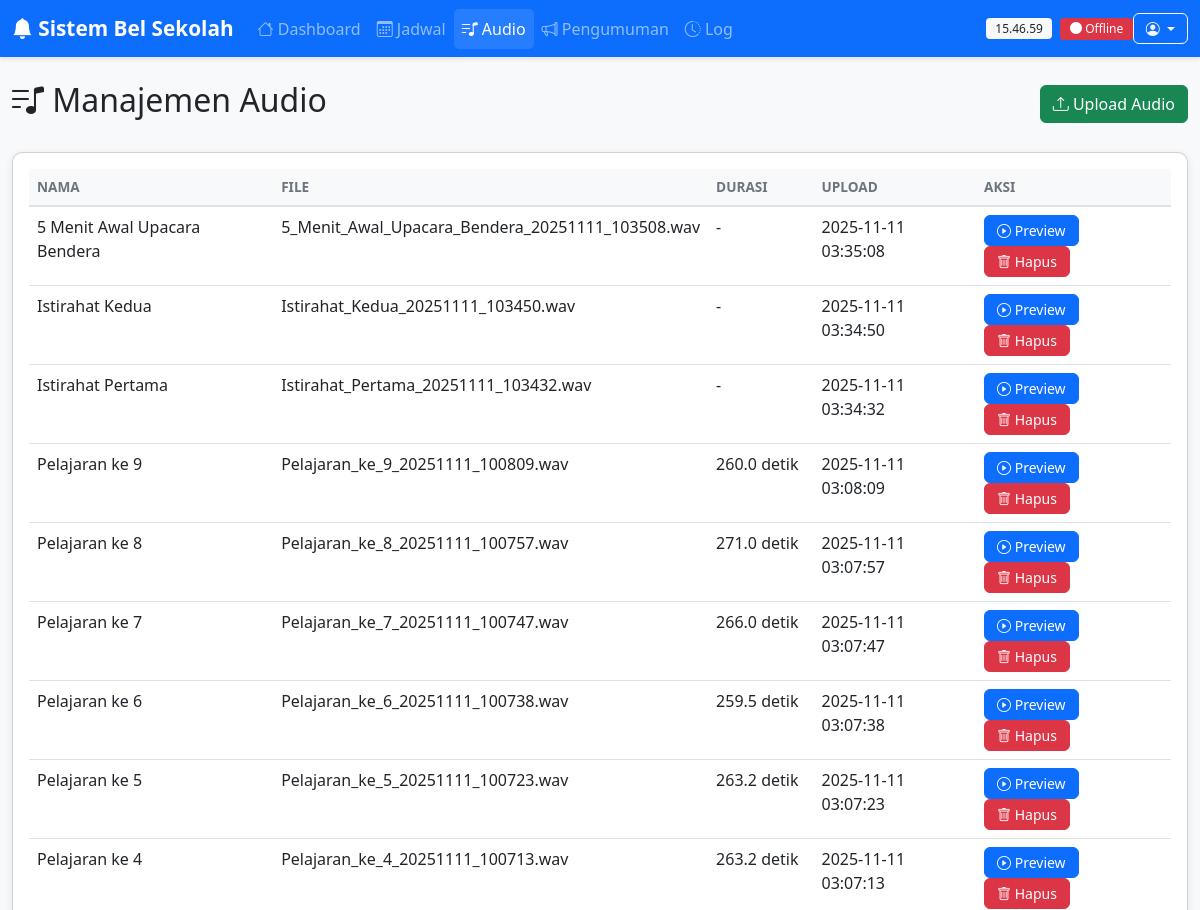
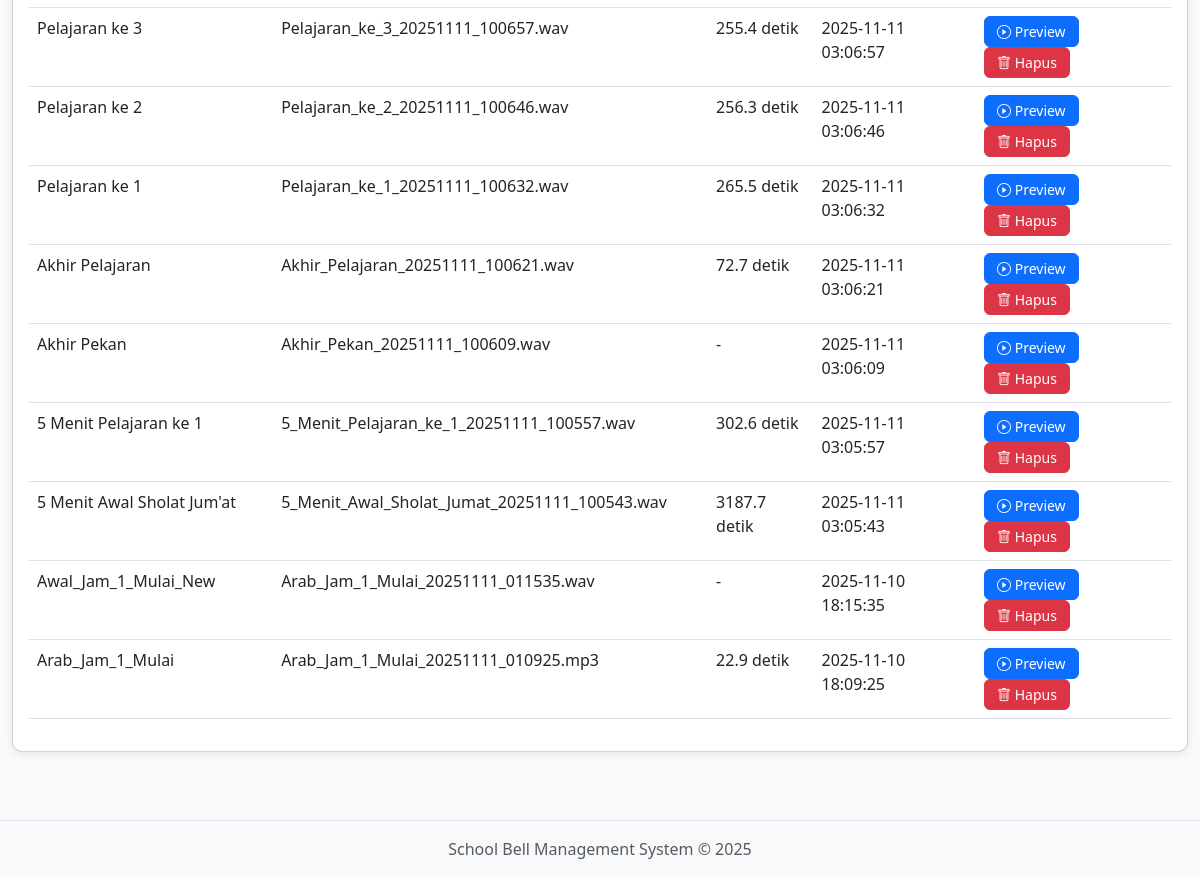
The page /audio on the database its author committed (2 pictures, top to bottom).
### tables this page shows
CREATE TABLE audio_files (
            id INTEGER PRIMARY KEY AUTOINCREMENT,
            filename TEXT NOT NULL UNIQUE,
            display_name TEXT NOT NULL,
            file_path TEXT NOT NULL,
            duration REAL,
            uploaded_at TIMESTAMP DEFAULT CURRENT_TIMESTAMP
        );

### app.py (the view)
@app.route('/audio')
def audio_page():
    audio_files = database.get_all_audio_files()
    return render_template('audio.html', audio_files=audio_files)

### database.py (called while the page is built)
def get_db_connection():
    conn = sqlite3.connect(DATABASE_PATH)
    conn.row_factory = sqlite3.Row  # Agar hasil query bisa diakses seperti dictionary
    return conn

def get_all_audio_files():
    conn = get_db_connection()
    audio_files = conn.execute('SELECT * FROM audio_files ORDER BY uploaded_at DESC').fetchall()
    conn.close()
    return audio_files

### templates/audio.html (shortened to what this page needs)
{% extends "base.html" %}
{% block content %}
<div class="row">
    <div class="col-12">
        <div class="d-flex justify-content-between align-items-center mb-4">
            <h2>
                <i class="bi bi-music-note-list"></i> Manajemen Audio
            </h2>
            <button class="btn btn-success" data-bs-toggle="modal" data-bs-target="#uploadAudioModal">
                <i class="bi bi-upload"></i> Upload Audio
            </button>
        </div>
    </div>
</div>
<div class="row">
    <div class="col-12">
        <div class="card">
            <div class="card-body">
                <div class="table-responsive">
                    <table class="table table-hover">
                        <thead class="table-light">
                            <tr>
                                <th>Nama</th>
                                <th>File</th>
                                <th>Durasi</th>
                                <th>Upload</th>
                                <th>Aksi</th>
                            </tr>
                        </thead>
                        <tbody>
                            {% for audio in audio_files %}
                            <tr>
                                <td>{{ audio.display_name }}</td>
                                <td>{{ audio.filename }}</td>
                                <td>
                                    {% if audio.duration %}
                                    {{ "%.1f"|format(audio.duration) }} detik
                                    {% else %}
                                    -
                                    {% endif %}
                                </td>
                                <td>{{ audio.uploaded_at }}</td>
                                <td>
                                    <button class="btn btn-sm btn-primary" onclick="previewAudio('{{ audio.filename }}')">
                                        <i class="bi bi-play-circle"></i> Preview
                                    </button>
                                    <button class="btn btn-sm btn-danger" onclick="deleteAudio({{ audio.id }}, '{{ audio.display_name }}')">
                                        <i class="bi bi-trash"></i> Hapus
                                    </button>
                                </td>
                            </tr>
                            {% else %}
                            <tr>
                                <td colspan="5" class="text-center text-muted">
                                    Belum ada file audio. Klik "Upload Audio" untuk menambahkan file.
                                </td>
                            </tr>
                            {% endfor %}
                        </tbody>
                    </table>
                </div>
            </div>
        </div>
    </div>
</div>
{% endblock %}

### static/css/style.css (style rules this page uses)
:root { --primary-color: #0d6efd; --success-color: #198754; --danger-color: #dc3545; --warning-color: #ffc107; --info-color: #0dcaf0; }
body { font-family: 'Segoe UI', Tahoma, Geneva, Verdana, sans-serif; background-color: #f8f9fa; }
.card { border-radius: 10px; box-shadow: 0 2px 8px rgba(0,0,0,.08); margin-bottom: 20px; transition: transform 0.2s; }
.btn { border-radius: 6px; font-weight: 500; transition: all 0.2s; }
.btn-sm { padding: 0.25rem 0.75rem; }
.table { background-color: white; }
.table thead th { border-bottom: 2px solid #dee2e6; font-weight: 600; text-transform: uppercase; font-size: 0.85rem; color: #6c757d; }
.card { animation: fadeIn 0.3s ease-in-out; }

### rows shown on the page
audio_files: display_name "5 Menit Awal Upacara Bendera", filename "5_Menit_Awal_Upacara_Bendera_20251111_103508.wav", uploaded_at "2025-11-11 03:35:08"
audio_files: display_name "Istirahat Kedua", filename "Istirahat_Kedua_20251111_103450.wav", uploaded_at "2025-11-11 03:34:50"
audio_files: display_name "Istirahat Pertama", filename "Istirahat_Pertama_20251111_103432.wav", uploaded_at "2025-11-11 03:34:32"
audio_files: display_name "Pelajaran ke 9", filename "Pelajaran_ke_9_20251111_100809.wav", duration "260.0", uploaded_at "2025-11-11 03:08:09"
audio_files: display_name "Pelajaran ke 8", filename "Pelajaran_ke_8_20251111_100757.wav", duration "271.0", uploaded_at "2025-11-11 03:07:57"
audio_files: display_name "Pelajaran ke 7", filename "Pelajaran_ke_7_20251111_100747.wav", duration "266.0", uploaded_at "2025-11-11 03:07:47"
audio_files: display_name "Pelajaran ke 6", filename "Pelajaran_ke_6_20251111_100738.wav", duration "259.5", uploaded_at "2025-11-11 03:07:38"
audio_files: display_name "Pelajaran ke 5", filename "Pelajaran_ke_5_20251111_100723.wav", duration "263.2", uploaded_at "2025-11-11 03:07:23"
audio_files: display_name "Pelajaran ke 4", filename "Pelajaran_ke_4_20251111_100713.wav", duration "263.2", uploaded_at "2025-11-11 03:07:13"
audio_files: display_name "Pelajaran ke 3", filename "Pelajaran_ke_3_20251111_100657.wav", duration "255.4", uploaded_at "2025-11-11 03:06:57"
audio_files: display_name "Pelajaran ke 2", filename "Pelajaran_ke_2_20251111_100646.wav", duration "256.3", uploaded_at "2025-11-11 03:06:46"
audio_files: display_name "Pelajaran ke 1", filename "Pelajaran_ke_1_20251111_100632.wav", duration "265.5", uploaded_at "2025-11-11 03:06:32"
audio_files: display_name "Akhir Pelajaran", filename "Akhir_Pelajaran_20251111_100621.wav", duration "72.7", uploaded_at "2025-11-11 03:06:21"
audio_files: display_name "Akhir Pekan", filename "Akhir_Pekan_20251111_100609.wav", uploaded_at "2025-11-11 03:06:09"
audio_files: display_name "5 Menit Pelajaran ke 1", filename "5_Menit_Pelajaran_ke_1_20251111_100557.wav", duration "302.6", uploaded_at "2025-11-11 03:05:57"
audio_files: display_name "5 Menit Awal Sholat Jum'at", filename "5_Menit_Awal_Sholat_Jumat_20251111_100543.wav", duration "3187.7", uploaded_at "2025-11-11 03:05:43"
audio_files: display_name "Awal_Jam_1_Mulai_New", filename "Arab_Jam_1_Mulai_20251111_011535.wav", uploaded_at "2025-11-10 18:15:35"
audio_files: display_name "Arab_Jam_1_Mulai", filename "Arab_Jam_1_Mulai_20251111_010925.mp3", duration "22.9", uploaded_at "2025-11-10 18:09:25"
